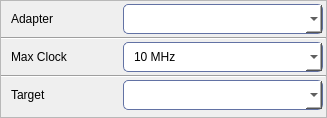
          <widget class="QFrame" name="frameLine_3">
           <property name="minimumSize">
            <size>
             <width>327</width>
             <height>118</height>
            </size>
           </property>
           <property name="styleSheet">
            <string notr="true">#frameLine_3 {
	background: white;
	border: 0px solid #6272a4;
	border-radius: 7px;
}</string>
           </property>
           <property name="frameShape">
            <enum>QFrame::Shape::StyledPanel</enum>
           </property>
           <property name="frameShadow">
            <enum>QFrame::Shadow::Raised</enum>
           </property>
           <layout class="QGridLayout" name="gridLayout_6">
            <property name="leftMargin">
             <number>0</number>
            </property>
            <property name="topMargin">
             <number>3</number>
            </property>
            <property name="rightMargin">
             <number>0</number>
            </property>
            <property name="bottomMargin">
             <number>3</number>
            </property>
            <property name="spacing">
             <number>3</number>
            </property>
            <item row="0" column="0">
             <layout class="QHBoxLayout" name="horizontalLayout_7">
              <property name="spacing">
               <number>3</number>
              </property>
              <property name="leftMargin">
               <number>10</number>
              </property>
              <property name="rightMargin">
               <number>3</number>
              </property>
              <item>
               <widget class="QLabel" name="label_25">
                <property name="text">
                 <string>Adapter</string>
                </property>
               </widget>
              </item>
              <item>
               <spacer name="horizontalSpacer_21">
                <property name="orientation">
                 <enum>Qt::Orientation::Horizontal</enum>
                </property>
                <property name="sizeHint" stdset="0">
                 <size>
                  <width>40</width>
                  <height>20</height>
                 </size>
                </property>
               </spacer>
              </item>
              <item>
               <widget class="QComboBox" name="comboBoxJTAGAdapter">
                <property name="sizePolicy">
                 <sizepolicy hsizetype="Preferred" vsizetype="Preferred">
                  <horstretch>0</horstretch>
                  <verstretch>0</verstretch>
                 </sizepolicy>
                </property>
                <property name="minimumSize">
                 <size>
                  <width>200</width>
                  <height>30</height>
                 </size>
                </property>
                <property name="maximumSize">
                 <size>
                  <width>200</width>
                  <height>30</height>
                 </size>
                </property>
                <property name="styleSheet">
                 <string notr="true">QComboBox{
	background-color: white;
	border-radius: 5px;
	border: 1px solid #6272a4;
	padding-left: 10px;
	height: 20px;
}

QComboBox:hover{
	border: 1px solid #7284b9;
}

QComboBox:disabled{
	border: 1px solid #7d7d7d;
	color: #7d7d7d;
}

QComboBox::drop-down {
	background-color: white;
	subcontrol-origin: padding;
	subcontrol-position: top right;
	width: 28px; 
	border-left: 1px solid #6272a4;
	border-top-right-radius: 3px;
	background-image: url(:/icons/icons/icon_arrow_bottom.png);
	border-bottom-right-radius: 3px;
	background-position: center;
	background-repeat: no-reperat;
 }

QComboBox::drop-down:disabled {
	background-color: #aaaaaa;
	border-left-color: #aaaaaa;
 }

QComboBox::drop-down:hover {
	background-color: #d1eeff;
 }

QComboBox::drop-down:on {
	background-image: url(:/icons/icons/icon_arrow_top.png);
 }

QComboBox QAbstractItemView {
    background-color: white;
    selection-background-color: #adc9ff;
	selection-color: #212121;
	height: 20px;
    outline: 0;
}
</string>
                </property>
               </widget>
              </item>
             </layout>
            </item>
            <item row="4" column="0">
             <layout class="QHBoxLayout" name="horizontalLayout_12">
              <property name="spacing">
               <number>3</number>
              </property>
              <property name="leftMargin">
               <number>10</number>
              </property>
              <property name="rightMargin">
               <number>3</number>
              </property>
              <item>
               <widget class="QLabel" name="label_26">
                <property name="text">
                 <string>Target</string>
                </property>
               </widget>
              </item>
              <item>
               <spacer name="horizontalSpacer_26">
                <property name="orientation">
                 <enum>Qt::Orientation::Horizontal</enum>
                </property>
                <property name="sizeHint" stdset="0">
                 <size>
                  <width>40</width>
                  <height>20</height>
                 </size>
                </property>
               </spacer>
              </item>
              <item>
               <widget class="QComboBox" name="comboBoxJTAGTarget">
                <property name="sizePolicy">
                 <sizepolicy hsizetype="Preferred" vsizetype="Preferred">
                  <horstretch>0</horstretch>
                  <verstretch>0</verstretch>
                 </sizepolicy>
                </property>
                <property name="minimumSize">
                 <size>
                  <width>200</width>
                  <height>30</height>
                 </size>
                </property>
                <property name="maximumSize">
                 <size>
                  <width>200</width>
                  <height>30</height>
                 </size>
                </property>
                <property name="styleSheet">
                 <string notr="true">QComboBox{
	background-color: white;
	border-radius: 5px;
	border: 1px solid #6272a4;
	padding-left: 10px;
	height: 20px;
}

QComboBox:hover{
	border: 1px solid #7284b9;
}

QComboBox:disabled{
	border: 1px solid #7d7d7d;
	color: #7d7d7d;
}

QComboBox::drop-down {
	background-color: white;
	subcontrol-origin: padding;
	subcontrol-position: top right;
	width: 28px; 
	border-left: 1px solid #6272a4;
	border-top-right-radius: 3px;
	background-image: url(:/icons/icons/icon_arrow_bottom.png);
	border-bottom-right-radius: 3px;
	background-position: center;
	background-repeat: no-reperat;
 }

QComboBox::drop-down:disabled {
	background-color: #aaaaaa;
	border-left-color: #aaaaaa;
 }

QComboBox::drop-down:hover {
	background-color: #d1eeff;
 }

QComboBox::drop-down:on {
	background-image: url(:/icons/icons/icon_arrow_top.png);
 }

QComboBox QAbstractItemView {
    background-color: white;
    selection-background-color: #adc9ff;
	selection-color: #212121;
	height: 20px;
    outline: 0;
}
</string>
                </property>
               </widget>
              </item>
             </layout>
            </item>
            <item row="2" column="0">
             <layout class="QHBoxLayout" name="horizontalLayout_14">
              <property name="spacing">
               <number>3</number>
              </property>
              <property name="leftMargin">
               <number>10</number>
              </property>
              <property name="rightMargin">
               <number>3</number>
              </property>
              <item>
               <widget class="QLabel" name="label_27">
                <property name="text">
                 <string>Max Clock</string>
                </property>
               </widget>
              </item>
              <item>
               <spacer name="horizontalSpacer_27">
                <property name="orientation">
                 <enum>Qt::Orientation::Horizontal</enum>
                </property>
                <property name="sizeHint" stdset="0">
                 <size>
                  <width>40</width>
                  <height>20</height>
                 </size>
                </property>
               </spacer>
              </item>
              <item>
               <widget class="QComboBox" name="comboBoxJTAGMaxClock">
                <property name="sizePolicy">
                 <sizepolicy hsizetype="Preferred" vsizetype="Preferred">
                  <horstretch>0</horstretch>
                  <verstretch>0</verstretch>
                 </sizepolicy>
                </property>
                <property name="minimumSize">
                 <size>
                  <width>200</width>
                  <height>30</height>
                 </size>
                </property>
                <property name="maximumSize">
                 <size>
                  <width>200</width>
                  <height>30</height>
                 </size>
                </property>
                <property name="styleSheet">
                 <string notr="true">QComboBox{
	background-color: white;
	border-radius: 5px;
	border: 1px solid #6272a4;
	padding-left: 10px;
	height: 20px;
}

QComboBox:hover{
	border: 1px solid #7284b9;
}

QComboBox:disabled{
	border: 1px solid #7d7d7d;
	color: #7d7d7d;
}

QComboBox::drop-down {
	background-color: white;
	subcontrol-origin: padding;
	subcontrol-position: top right;
	width: 28px; 
	border-left: 1px solid #6272a4;
	border-top-right-radius: 3px;
	background-image: url(:/icons/icons/icon_arrow_bottom.png);
	border-bottom-right-radius: 3px;
	background-position: center;
	background-repeat: no-reperat;
 }

QComboBox::drop-down:disabled {
	background-color: #aaaaaa;
	border-left-color: #aaaaaa;
 }

QComboBox::drop-down:hover {
	background-color: #d1eeff;
 }

QComboBox::drop-down:on {
	background-image: url(:/icons/icons/icon_arrow_top.png);
 }

QComboBox QAbstractItemView {
    background-color: white;
    selection-background-color: #adc9ff;
	selection-color: #212121;
	height: 20px;
    outline: 0;
}
</string>
                </property>
                <item>
                 <property name="text">
                  <string>10 MHz</string>
                 </property>
                </item>
                <item>
                 <property name="text">
                  <string>5 MHz</string>
                 </property>
                </item>
                <item>
                 <property name="text">
                  <string>2 MHz</string>
                 </property>
                </item>
                <item>
                 <property name="text">
                  <string>1 MHz</string>
                 </property>
                </item>
                <item>
                 <property name="text">
                  <string>500 kHz</string>
                 </property>
                </item>
                <item>
                 <property name="text">
                  <string>200 kHz</string>
                 </property>
                </item>
                <item>
                 <property name="text">
                  <string>100 kHz</string>
                 </property>
                </item>
                <item>
                 <property name="text">
                  <string>50 kHz</string>
                 </property>
                </item>
                <item>
                 <property name="text">
                  <string>20 kHz</string>
                 </property>
                </item>
                <item>
                 <property name="text">
                  <string>10 kHz</string>
                 </property>
                </item>
                <item>
                 <property name="text">
                  <string>5 kHz</string>
                 </property>
                </item>
               </widget>
              </item>
             </layout>
            </item>
            <item row="1" column="0">
             <widget class="Line" name="line_9">
              <property name="minimumSize">
               <size>
                <width>0</width>
                <height>2</height>
               </size>
              </property>
              <property name="maximumSize">
               <size>
                <width>16777215</width>
                <height>2</height>
               </size>
              </property>
              <property name="orientation">
               <enum>Qt::Orientation::Horizontal</enum>
              </property>
             </widget>
            </item>
            <item row="3" column="0">
             <widget class="Line" name="line_10">
              <property name="minimumSize">
               <size>
                <width>0</width>
                <height>2</height>
               </size>
              </property>
              <property name="maximumSize">
               <size>
                <width>16777215</width>
                <height>2</height>
               </size>
              </property>
              <property name="orientation">
               <enum>Qt::Orientation::Horizontal</enum>
              </property>
             </widget>
            </item>
           </layout>
          </widget>
